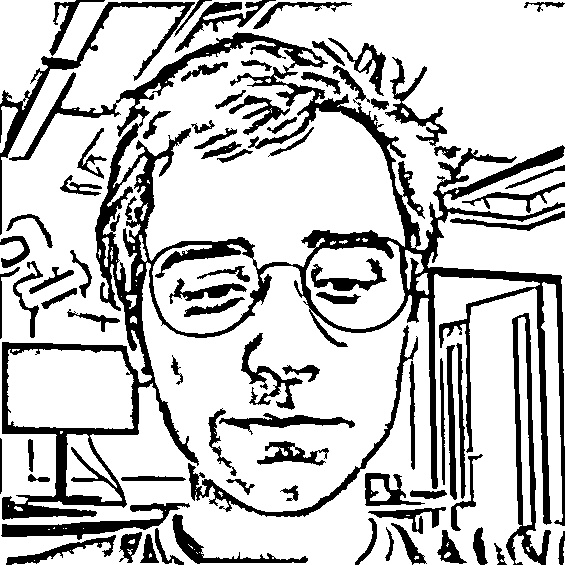
#> input picture data/warhol.jpg, 565 x 565 px, found by its file name
$ python line_detector.py
#> lines starting #> are read from the running program, lines starting #| are printed output that depends on the picture; after the words box and inside, x2 and y2 are one past the last pixel; in counts of white or black regions, pixels touching at a corner belong together
import cv2
import numpy as np

image = cv2.imread('data/warhol.jpg')
#> image is the input picture: shape (565, 565, 3); min 0, max 255, mean 195.8

edges = cv2.Canny(image, 10, 200, apertureSize=3)
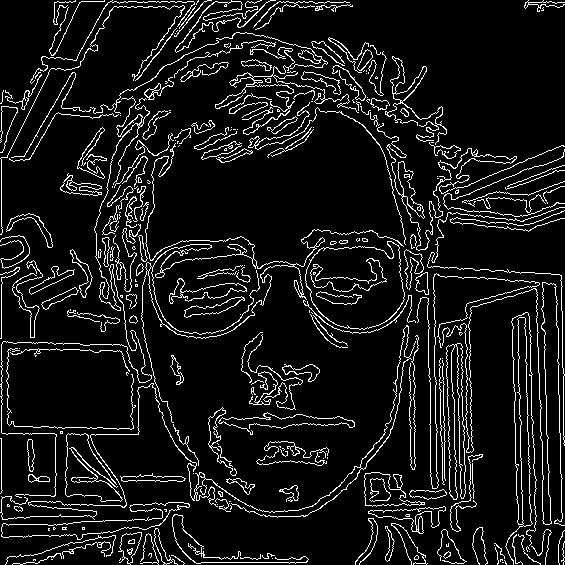
#> edges: shape (565, 565); 9.1% white in thin lines or dots

# Perform Probabilistic Hough Line Transform
lines = cv2.HoughLinesP(edges, rho=1, theta=np.pi / 180, threshold=100, minLineLength=100, maxLineGap=10)
#> lines = 27 rows, first 6: [1, 536, 1, 274], [432, 252, 437, 508], [561, 275, 564, 445], [119, 562, 306, 562], [108, 2, 349, 2], [541, 273, 548, 482]

if lines is not None:
    for line in lines:
        x1, y1, x2, y2 = line[0]
        cv2.line(image, (x1, y1), (x2, y2), (0, 0, 255), 2)
#> this loop made 27 passes
#> (x1, y1, x2, y2) on passes 1 to 12: (1, 536, 1, 274), (432, 252, 437, 508), (561, 275, 564, 445), (119, 562, 306, 562), (108, 2, 349, 2), (541, 273, 548, 482), (427, 272, 428, 375), (63, 523, 182, 516), (537, 336, 541, 440), (528, 443, 531, 546), (443, 377, 445, 495), (557, 321, 560, 473)
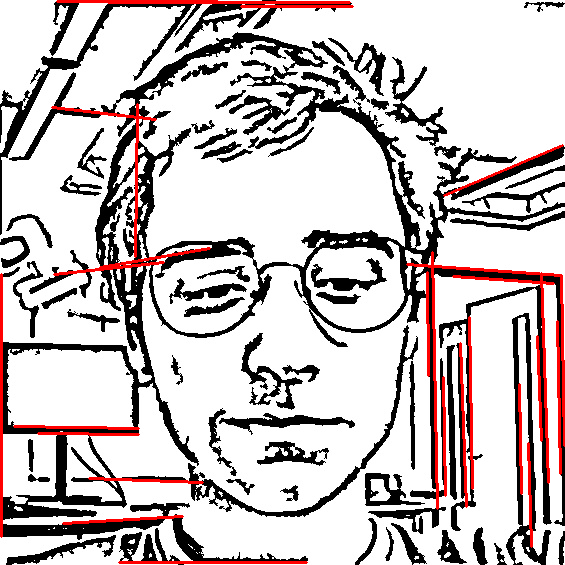
#> image: shape (565, 565, 3); 3.62% of pixels changed, all inside (x1, y1, x2, y2) = (0, 0, 565, 564)

cv2.imwrite("data/lines.jpg", image)
